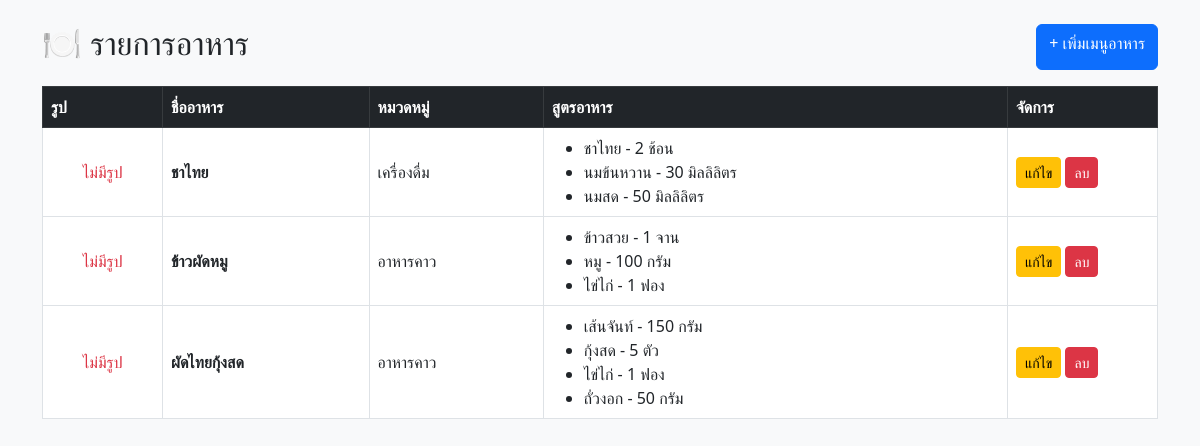
The page / on the database its author committed.
### tables this page shows
CREATE TABLE foods (
    id INT AUTO_INCREMENT PRIMARY KEY,
    name_th VARCHAR(255) NOT NULL,
    category VARCHAR(100) NOT NULL,
    created_at TIMESTAMP DEFAULT CURRENT_TIMESTAMP
);

CREATE TABLE recipes (
    id INT AUTO_INCREMENT PRIMARY KEY,
    food_id INT NOT NULL,
    recipe_name VARCHAR(255) NOT NULL,
    quantity FLOAT NOT NULL,
    unit_name VARCHAR(50) NOT NULL,

    CONSTRAINT fk_food
    FOREIGN KEY (food_id)
    REFERENCES foods(id)
    ON DELETE CASCADE
);

### index.php (the view, shortened to what this page needs)
<?php
require 'db.php';
$foods = $pdo->query("SELECT * FROM foods ORDER BY id DESC")->fetchAll();
?>
<!doctype html>
<html lang="th">
<head>
    <link href="https://cdn.jsdelivr.net/npm/bootstrap@5.3.0/dist/css/bootstrap.min.css" rel="stylesheet">
</head>
<body class="bg-light">
    <div class="container mt-4">
        <div class="d-flex justify-content-between mb-3">
            <h2>🍽 รายการอาหาร</h2>
            <a href="manage.php" class="btn btn-primary">
                + เพิ่มเมนูอาหาร
            </a>
        </div>
        <table class="table table-bordered table-hover align-middle">
            <thead class="table-dark">
                <tr>
                    <th width="120">รูป</th>
                    <th>ชื่ออาหาร</th>
                    <th>หมวดหมู่</th>
                    <th>สูตรอาหาร</th>
                    <th width="150">จัดการ</th>
                </tr>
            </thead>
            <tbody>
                <?php foreach ($foods as $food): ?>
                    <?php
                    $stmt = $pdo->prepare("SELECT * FROM recipes WHERE food_id=?");
                    $stmt->execute([$food['id']]);
                    ?>
                    <tr>
                        <td class="text-center">
                            <?php if (!empty($food['image'])) { ?>
                                <img src="uploads/<?php echo htmlspecialchars($food['image']); ?>" width="100" height="80"
                                    style="object-fit:cover;border-radius:10px;">
                            <?php } else { ?>
                                <span class="text-danger">ไม่มีรูป</span>
                            <?php } ?>
                        </td>
                        <td>
                            <strong>
                                <?php echo htmlspecialchars($food['name_th']); ?>
                            </strong>
                        </td>
                        <td>
                            <?php echo htmlspecialchars($food['category']); ?>
                        </td>
                        <td>
                            <ul class="mb-0">
                                <?php while ($r = $stmt->fetch()) { ?>
                                    <li>
                                        <?php
                                        echo htmlspecialchars($r['recipe_name']);
                                        ?>
                                        -
                                        <?php
                                        echo $r['quantity'];
                                        ?>
                                        <?php
                                        echo htmlspecialchars($r['unit_name']);
                                        ?>
                                    </li>
                                <?php } ?>
                            </ul>
                        </td>
                        <td>
                            <a href="manage.php?id=<?php echo $food['id']; ?>" class="btn btn-warning btn-sm">
                                แก้ไข
                            </a>
                            <a href="?delete_id=<?php echo $food['id']; ?>" class="btn btn-danger btn-sm"
                                onclick="return confirm('ต้องการลบหรือไม่');">
                                ลบ
                            </a>
                        </td>
                    </tr>
                <?php endforeach; ?>
            </tbody>
        </table>
    </div>
</body>
</html>

### rows shown on the page
foods: name_th "ชาไทย", category "เครื่องดื่ม"
recipes: recipe_name "ชาไทย", quantity "2", unit_name "ช้อน"
recipes: recipe_name "นมข้นหวาน", quantity "30", unit_name "มิลลิลิตร"
recipes: recipe_name "นมสด", quantity "50", unit_name "มิลลิลิตร"
foods: name_th "ข้าวผัดหมู", category "อาหารคาว"
recipes: recipe_name "ข้าวสวย", quantity "1", unit_name "จาน"
recipes: recipe_name "หมู", quantity "100", unit_name "กรัม"
recipes: recipe_name "ไข่ไก่", quantity "1", unit_name "ฟอง"
foods: name_th "ผัดไทยกุ้งสด", category "อาหารคาว"
recipes: recipe_name "เส้นจันท์", quantity "150", unit_name "กรัม"
recipes: recipe_name "กุ้งสด", quantity "5", unit_name "ตัว"
recipes: recipe_name "ไข่ไก่", quantity "1", unit_name "ฟอง"
recipes: recipe_name "ถั่วงอก", quantity "50", unit_name "กรัม"
